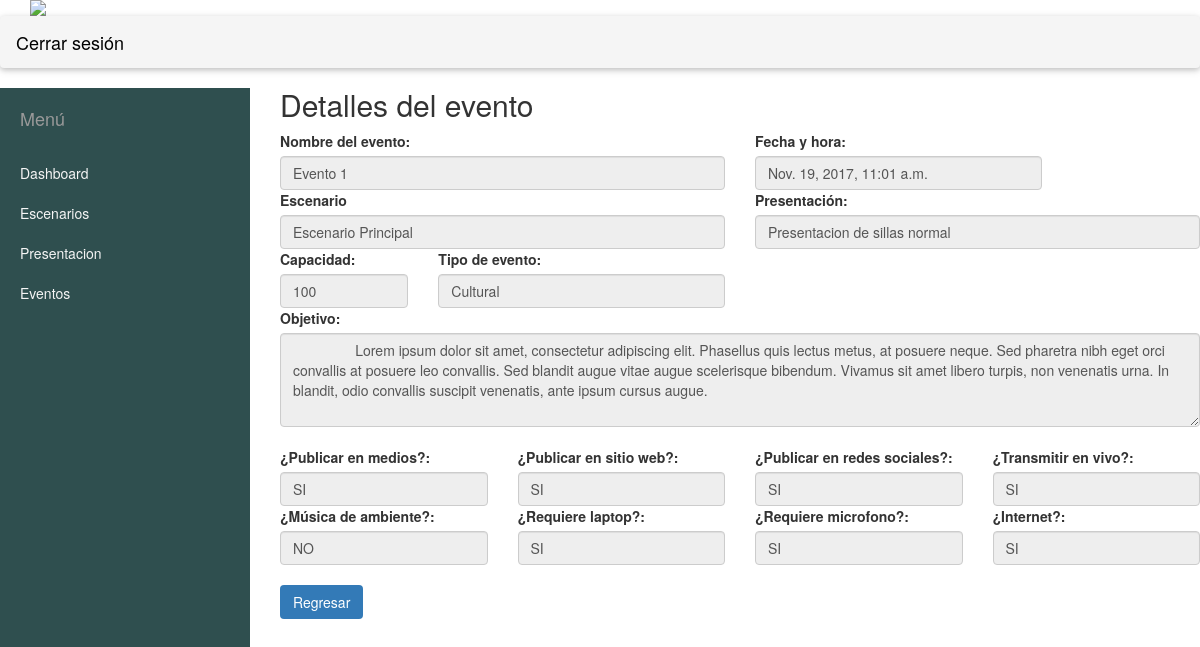
Screenshot of /detalle/evento/1 with the database file from the repository.
### reserva/models.py (models this page shows, shortened)
class Evento(models.Model):
    Academico = 'A'
    Deportivo = 'D'
    Cultural = 'CRA'
    Civico = 'C'
    Recreativo = 'R'
    Capacitacion = 'CAP'
    TIPO_EVENTO = (
        ('A', 'Academico'),
        ('D', 'Deportivo'),
        ('CRA', 'Cultural'),
        ('C', 'Civico'),
        ('R', 'Recreativo'),
        ('CAP', 'Capacitacion')
    )
    OPTIONS_CHOICES = (
        ('SI', 'SI'),
        ('NO', 'NO')
    )
    nombre_evento = models.CharField(max_length=200)
    fecha_hora = models.DateTimeField("Fecha y hora del evento")
    escenario = models.ForeignKey(Escenario)
    presentacion = models.ForeignKey(PresentacionEscenario)
    capacidad_evento = models.IntegerField("Capacidad del evento", null=True)
    tipo_evento = models.CharField(max_length=3, choices=TIPO_EVENTO)
    objetivo = models.TextField("Objetivo")
    publicar_medios = models.CharField("Publicar en medios?", max_length=2, choices=OPTIONS_CHOICES)
    publicar_sito_web = models.CharField("Publicar en sitio web?", max_length=2, choices=OPTIONS_CHOICES)
    publicar_social_media = models.CharField("Publicar en redes sociales?", max_length=2, choices=OPTIONS_CHOICES)
    facebook_live = models.CharField("Transmitir en tiempo real (Facebook live)?", max_length=2,
                                     choices=OPTIONS_CHOICES)
    musica_ambiente = models.CharField("Música de ambiente?", max_length=2, choices=OPTIONS_CHOICES)
    laptop = models.CharField("Requiere laptop?", max_length=2, choices=OPTIONS_CHOICES)
    microfonos = models.CharField("Requiere microfonos?", max_length=2, choices=OPTIONS_CHOICES)
    internet = models.CharField(max_length=2, choices=OPTIONS_CHOICES)
    user = models.ForeignKey(User)

class Escenario(models.Model):
    TIPO_ESCENARIO = (
        ('O', 'Operativo'),
        ('A', 'Academico'),
        ('D', 'Deportivo'),
        ('C', 'Civico'),
        ('P', 'Pasillos'),
        ('R', 'Recreativo'),
    )
    ESTADO_ESCENARIO = (
        ('O', 'Ocupado'),
        ('D', 'Disponible'),
    )
    nombre_escenario = models.CharField(max_length=200)
    tipo_escenario = models.CharField(max_length=1, choices=TIPO_ESCENARIO, default='Default Value')
    ubicacion = models.CharField(max_length=250)
    estado = models.CharField(max_length=1, choices=ESTADO_ESCENARIO, default=ESTADO_ESCENARIO[1][1])
    imagen = models.ImageField(upload_to='escenarios', blank=True, null=True)
    def __str__(self):
        return self.nombre_escenario

class PresentacionEscenario(models.Model):
    nombre = models.CharField("Nombre de la presentacion", max_length=100)
    presentacion = models.ImageField(upload_to='presentacion')
    def __str__(self):
        return self.nombre

### reserva/views.py (the view)
# urls.py: url(r'^detalle/evento/(?P<pk>\d+)$', views.EventoDetail.as_view(), name='detalle_evento'),
class EventoDetail(DetailView):
    model = Evento
    template_name = 'reserva/detalle_evento.html'
    context_object_name = 'e'

### templates/reserva/detalle_evento.html (shortened to what this page needs)
{% extends 'base.html' %}
{% load static %}
{% block content %}
    <h2> Detalles del evento </h2>
    <div class="row">
        <div class="col-md-6">
            <label for="">Nombre del evento:</label>
            <input type="text" value="{{ e.nombre_evento }}" class="form-control" disabled>
        </div>
        <div class="col-md-4">
            <label for="">Fecha y hora:</label>
            <input type="text" value="{{ e.fecha_hora }}" class="form-control" disabled>
        </div>
    </div>
    <div class="row">
        <div class="col-md-6">
            <label for="">Escenario</label>
            <input type="text" value="{{ e.escenario }}" class="form-control" disabled>
        </div>
        <div class="col-md-6">
            <label for="">Presentación:</label>
            <input type="text" value="{{ e.presentacion }}" class="form-control" disabled>
        </div>
    </div>
    <div class="row">
        <div class="col-md-2">
            <label for="">Capacidad:</label>
            <input type="text" value="{{ e.capacidad_evento }}" class="form-control" disabled>
        </div>
        <div class="col-md-4">
            <label for="">Tipo de evento:</label>
            <input type="text" value="{{ e.get_tipo_evento_display }}" class="form-control" disabled>
        </div>
    </div>
    <div class="row">
        <div class="col-md-12">
            <label for="">Objetivo:</label>
            <textarea rows="4" cols="50" class="form-control" disabled>
                {{ e.objetivo }}
            </textarea>
        </div>
    </div>
    <br>
    <div class="row">
        <div class="col-md-3">
            <label for="">¿Publicar en medios?:</label>
            <input type="text" value="{{ e.publicar_medios }}" class="form-control" disabled>
        </div>
        <div class="col-md-3">
            <label for="">¿Publicar en sitio web?:</label>
            <input type="text" value="{{ e.publicar_sito_web }}" class="form-control" disabled>
        </div>
        <div class="col-md-3">
            <label for="">¿Publicar en redes sociales?:</label>
            <input type="text" value="{{ e.publicar_social_media }}" class="form-control" disabled>
        </div>
        <div class="col-md-3">
            <label for="">¿Transmitir en vivo?:</label>
            <input type="text" value="{{ e.facebook_live }}" class="form-control" disabled>
        </div>
    </div>
    <div class="row">
        <div class="col-md-3">
            <label for="">¿Música de ambiente?:</label>
            <input type="text" value="{{ e.musica_ambiente }}" class="form-control" disabled>
        </div>
        <div class="col-md-3">
            <label for="">¿Requiere laptop?:</label>
            <input type="text" value="{{ e.laptop }}" class="form-control" disabled>
        </div>
        <div class="col-md-3">
            <label for="">¿Requiere microfono?:</label>
            <input type="text" value="{{ e.microfonos }}" class="form-control" disabled>
        </div>
        <div class="col-md-3">
            <label for="">¿Internet?:</label>
            <input type="text" value="{{ e.internet }}" class="form-control" disabled>
        </div>
    </div>
    <br>
    <a href="{% url 'reserva:listar_eventos' %}">
        <button class="btn bg-primary" style="cursor: pointer;"> Regresar </button>
    </a>
{% endblock %}

### templates/base.html (shortened to what this page needs)
{% load static %}
<html>
<head>
    <link rel="stylesheet" href="{% static 'reserva/css/base.css' %}">
    <link rel="stylesheet" href="{%  static 'reserva/css/admin.css' %}">
    <link rel="stylesheet" href="{% static 'bootstrap/dist/css/bootstrap.min.css' %}" />
    <link rel="stylesheet" href="{% static 'reserva/css/font-awesome-4.7.0/css/font-awesome.min.css' %}">
    <link rel="stylesheet" href="{% static 'reserva/css/eventoProgramado.css'%}">
    <link rel="stylesheet" href="{% static 'reserva/css/jquery.datetimepicker.min.css'%}">
    <link rel="stylesheet" href="{% static 'eonasdan-bootstrap-datetimepicker/build/css/bootstrap-datetimepicker.min.css' %}" />
</head>
<body>
    <header>
        <div class="container">
            <img src="http://itcampeche.edu.mx/wp-content/themes/pagina-web-tec/img/Header.jpg" class="img-fluid">
        </div>
    </header>
    <nav class="sticky-top navbar navbar-toggleable-md" style="margin-bottom: 1px;">
        <div class="" id="navbarSupportedContent">
            <a class="navbar-brand salir" href="{% url 'reserva:logout_def' %}"> Cerrar sesión
            </a>
        </div>
    </nav>
    <div id="wrapper">
        <div id="sidebar-wrapper">
            <ul class="sidebar-nav">
                <li class="sidebar-brand">
                    <a href="#">
                        Menú
                    </a>
                </li>
                <li>
                    <a href="{% url 'reserva:administrar' %}">Dashboard</a>
                </li>
                <li>
                    <a href="{% url 'reserva:listarEscenario' %}">Escenarios</a>
                </li>
                <li>
                    <a href="{% url 'reserva:listarPresentacion' %}">Presentacion </a>
                </li>
                <li>
                    <a href="{% url 'reserva:listar_eventos' %}">Eventos </a>
                </li>
            </ul>
        </div>
        {% block content %} {% endblock %}
    </div>
</body>
</html>

### static/reserva/css/base.css (style rules this page uses)
nav { background-color: #F5F5F5; box-shadow:0 2px 5px 0 rgba(0,0,0,0.16),0 2px 10px 0 rgba(0,0,0,0.12); }
a.salir { color: black; }

### static/reserva/css/admin.css (style rules this page uses)
body { overflow-x: hidden; }
#wrapper { padding-left: 280px; }
#sidebar-wrapper { position: absolute; left: 250px; width: 250px; height: 100%; margin-left: -250px; background: darkslategray; }
.sidebar-nav { position: absolute; top: 0; width: 250px; margin: 0; padding: 0; list-style: none; }
.sidebar-nav li { text-indent: 20px; line-height: 40px; }
.sidebar-nav li a { display: block; text-decoration: none; color: whitesmoke; }
.sidebar-nav > .sidebar-brand { height: 65px; font-size: 18px; line-height: 60px; }
.sidebar-nav > .sidebar-brand a { color: #999999; }

### rows the page displays
Evento: nombre_evento "Evento 1", fecha_hora "Nov. 19, 2017, 11:01 a.m.", escenario "Escenario Principal", presentacion "Presentacion de sillas normal", capacidad_evento "100", tipo_evento "Cultural", objetivo "Lorem ipsum dolor sit amet, consectetur adipiscing elit. Phasellus quis lectus metus, at posuere neque. Sed pharetra nibh eget orci convallis at posuere leo convallis. Sed blandit augue vitae augue scelerisque bibendum. Vivamus sit amet libero turpis, non venenatis urna. In blandit, odio convallis suscipit venenatis, ante ipsum cursus augue.", publicar_medios "SI", publicar_sito_web "SI", publicar_social_media "SI", facebook_live "SI", musica_ambiente "NO", laptop "SI", microfonos "SI", internet "SI"
